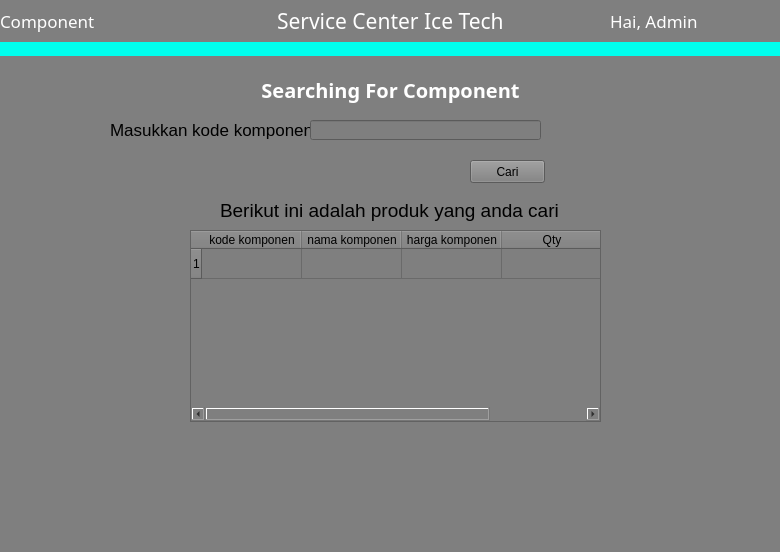
<?xml version="1.0" encoding="UTF-8"?>
<ui version="4.0">
 <class>select_component</class>
 <widget class="QMainWindow" name="select_component">
  <property name="geometry">
   <rect>
    <x>0</x>
    <y>0</y>
    <width>780</width>
    <height>552</height>
   </rect>
  </property>
  <property name="windowTitle">
   <string>MainWindow</string>
  </property>
  <property name="styleSheet">
   <string notr="true">background-color: rgb(127, 127, 127);</string>
  </property>
  <widget class="QWidget" name="centralwidget">
   <widget class="Line" name="line">
    <property name="geometry">
     <rect>
      <x>0</x>
      <y>40</y>
      <width>781</width>
      <height>16</height>
     </rect>
    </property>
    <property name="sizePolicy">
     <sizepolicy hsizetype="Fixed" vsizetype="Fixed">
      <horstretch>0</horstretch>
      <verstretch>0</verstretch>
     </sizepolicy>
    </property>
    <property name="font">
     <font>
      <pointsize>-1</pointsize>
     </font>
    </property>
    <property name="styleSheet">
     <string notr="true">padding: 15px 25px;
  font-size: 24px;
  text-align: center;
  cursor: pointer;
  outline: none;
  color: #fff;
  background-color: rgb(0, 255, 238);
  border: none;
  border-radius: 15px;
  box-shadow: 0 9px #999;</string>
    </property>
    <property name="lineWidth">
     <number>1</number>
    </property>
    <property name="orientation">
     <enum>Qt::Horizontal</enum>
    </property>
   </widget>
   <widget class="QWidget" name="layoutWidget">
    <property name="geometry">
     <rect>
      <x>0</x>
      <y>0</y>
      <width>780</width>
      <height>42</height>
     </rect>
    </property>
    <layout class="QHBoxLayout" name="horizontalLayout">
     <item>
      <widget class="QLabel" name="label_3">
       <property name="font">
        <font>
         <family>Lucida Calligraphy</family>
         <pointsize>13</pointsize>
        </font>
       </property>
       <property name="styleSheet">
        <string notr="true">color: rgb(255, 255, 255);</string>
       </property>
       <property name="text">
        <string>Component</string>
       </property>
      </widget>
     </item>
     <item>
      <spacer name="horizontalSpacer_2">
       <property name="orientation">
        <enum>Qt::Horizontal</enum>
       </property>
       <property name="sizeType">
        <enum>QSizePolicy::Fixed</enum>
       </property>
       <property name="sizeHint" stdset="0">
        <size>
         <width>100</width>
         <height>20</height>
        </size>
       </property>
      </spacer>
     </item>
     <item>
      <widget class="QLabel" name="label_2">
       <property name="font">
        <font>
         <family>Imprint MT Shadow</family>
         <pointsize>16</pointsize>
        </font>
       </property>
       <property name="styleSheet">
        <string notr="true">color: rgb(255, 255, 255);</string>
       </property>
       <property name="text">
        <string>Service Center Ice Tech</string>
       </property>
      </widget>
     </item>
     <item>
      <spacer name="horizontalSpacer">
       <property name="orientation">
        <enum>Qt::Horizontal</enum>
       </property>
       <property name="sizeType">
        <enum>QSizePolicy::Minimum</enum>
       </property>
       <property name="sizeHint" stdset="0">
        <size>
         <width>100</width>
         <height>20</height>
        </size>
       </property>
      </spacer>
     </item>
     <item>
      <widget class="QLabel" name="label">
       <property name="font">
        <font>
         <family>Lucida Calligraphy</family>
         <pointsize>13</pointsize>
        </font>
       </property>
       <property name="styleSheet">
        <string notr="true">color: rgb(255, 255, 255);</string>
       </property>
       <property name="text">
        <string>Hai, Admin</string>
       </property>
      </widget>
     </item>
    </layout>
   </widget>
   <widget class="QLabel" name="label_4">
    <property name="geometry">
     <rect>
      <x>0</x>
      <y>70</y>
      <width>781</width>
      <height>39</height>
     </rect>
    </property>
    <property name="font">
     <font>
      <family>Imprint MT Shadow</family>
      <pointsize>15</pointsize>
      <weight>75</weight>
      <bold>true</bold>
     </font>
    </property>
    <property name="styleSheet">
     <string notr="true">color: rgb(255, 255, 255);</string>
    </property>
    <property name="text">
     <string>Searching For Component</string>
    </property>
    <property name="alignment">
     <set>Qt::AlignCenter</set>
    </property>
   </widget>
   <widget class="QLabel" name="label_5">
    <property name="geometry">
     <rect>
      <x>110</x>
      <y>120</y>
      <width>201</width>
      <height>20</height>
     </rect>
    </property>
    <property name="font">
     <font>
      <pointsize>13</pointsize>
     </font>
    </property>
    <property name="text">
     <string>Masukkan kode komponen</string>
    </property>
   </widget>
   <widget class="QPushButton" name="btn_select">
    <property name="geometry">
     <rect>
      <x>470</x>
      <y>160</y>
      <width>75</width>
      <height>23</height>
     </rect>
    </property>
    <property name="text">
     <string>Cari</string>
    </property>
   </widget>
   <widget class="QLineEdit" name="lineEdit">
    <property name="geometry">
     <rect>
      <x>310</x>
      <y>120</y>
      <width>231</width>
      <height>20</height>
     </rect>
    </property>
   </widget>
   <widget class="QLabel" name="label_6">
    <property name="geometry">
     <rect>
      <x>220</x>
      <y>190</y>
      <width>391</width>
      <height>41</height>
     </rect>
    </property>
    <property name="font">
     <font>
      <pointsize>14</pointsize>
     </font>
    </property>
    <property name="text">
     <string>Berikut ini adalah produk yang anda cari </string>
    </property>
   </widget>
   <widget class="QTableWidget" name="tableWidget">
    <property name="geometry">
     <rect>
      <x>190</x>
      <y>230</y>
      <width>411</width>
      <height>192</height>
     </rect>
    </property>
    <property name="rowCount">
     <number>1</number>
    </property>
    <row/>
    <column>
     <property name="text">
      <string>kode komponen</string>
     </property>
    </column>
    <column>
     <property name="text">
      <string>nama komponen</string>
     </property>
    </column>
    <column>
     <property name="text">
      <string>harga komponen</string>
     </property>
    </column>
    <column>
     <property name="text">
      <string>Qty</string>
     </property>
    </column>
   </widget>
  </widget>
  <widget class="QMenuBar" name="menubar">
   <property name="geometry">
    <rect>
     <x>0</x>
     <y>0</y>
     <width>780</width>
     <height>21</height>
    </rect>
   </property>
  </widget>
  <widget class="QStatusBar" name="statusbar"/>
 </widget>
 <resources/>
 <connections/>
</ui>
